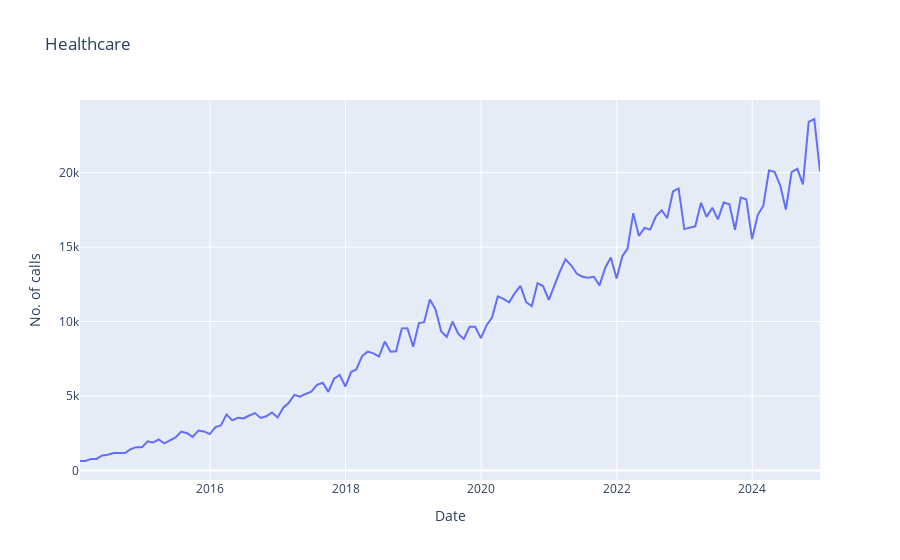

Notebook code for this chart:
### Markdown cell above
# Time Series Visualization

### Code cell
fig = px.line(analysis_df, x=analysis_df.index, y=analysis_df.values, title="Healthcare")
fig.update_layout(xaxis_title="Date", yaxis_title="No. of calls")
fig.show()

### Figure 1 — Plotly figure (JSON) as saved in the notebook; plotly's stock layout.template omitted (floating-point values rounded to 4 significant figures; data arrays with more than 128 entries replaced by an {"elided": "..."} marker saying what was removed)
{"data": [{"hovertemplate": "index=%{x}<br>y=%{y}<extra></extra>", "legendgroup": "", "line": {"color": "#636efa", "dash": "solid"}, "marker": {"symbol": "circle"}, "mode": "lines", "name": "", "orientation": "v", "showlegend": false, "type": "scatter", "x": {"elided": "132 str values"}, "xaxis": "x", "y": {"elided": "132 int values"}, "yaxis": "y"}], "layout": {"autosize": true, "legend": {"tracegroupgap": 0}, "title": {"text": "Healthcare"}, "xaxis": {"anchor": "y", "autorange": true, "domain": [0, 1], "range": ["2014-01-31", "2024-12-31"], "title": {"text": "Date"}, "type": "date"}, "yaxis": {"anchor": "x", "autorange": true, "domain": [0, 1], "range": [-645.2, 24880.0], "title": {"text": "No. of calls"}, "type": "linear"}}}
